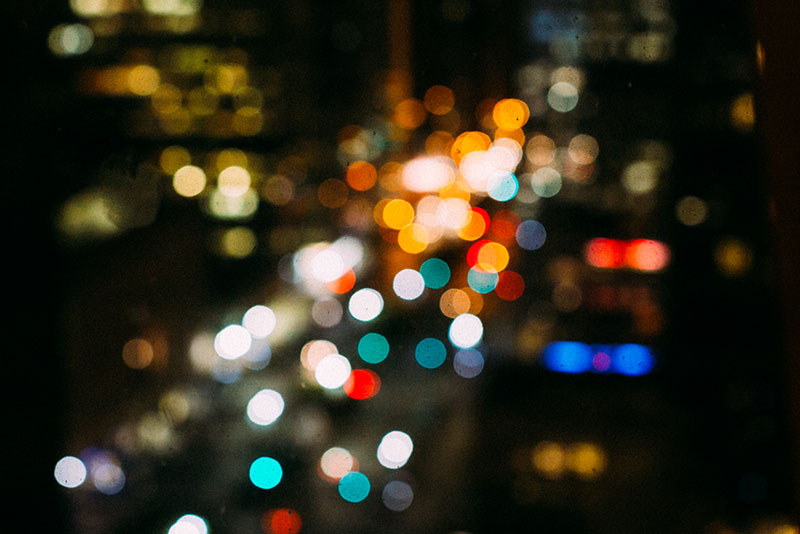
#> input picture M6 - Computer Vision/CV3 - Histograms, transformations and Bitwise ops/img/bokeh.jpg, 800 x 534 px
$ jupyter execute Histograms.ipynb   (shell and % lines are left out)
#> lines starting #> are read from the running program, lines starting #| are printed output that depends on the picture
# Computer Vision Histograms

### Import statements

[cell 1]
import cv2
import numpy as np
import matplotlib.pyplot as plt

## Histograms

[cell 2]
# Load some images, calculate and plot their color histograms, one color at the time
# try it with different color spaces BGR, HSV, etc
img = cv2.imread('img/bokeh.jpg')
#> img is the input picture: shape (534, 800, 3); mean B, G, R 28.9, 43.6, 48.9

def imshow(img):
    plt.figure(figsize = (10,7))
    plt.imshow(img)

rgb_img = cv2.cvtColor(img, cv2.COLOR_BGR2RGB)
imshow(rgb_img)

[Hint](# "cv2.calcHist")

[cell 3]
# Now try to plot all 3 channels at the same time, does the histogram give you an idea of what the image looks like?
hist_blue = cv2.calcHist([img],[0],None,[255],[0,255])
#> hist_blue = 255 values, max 51889 at index 3, min 20 at index 254, mean 1675
plt.plot(hist_blue, color='b')
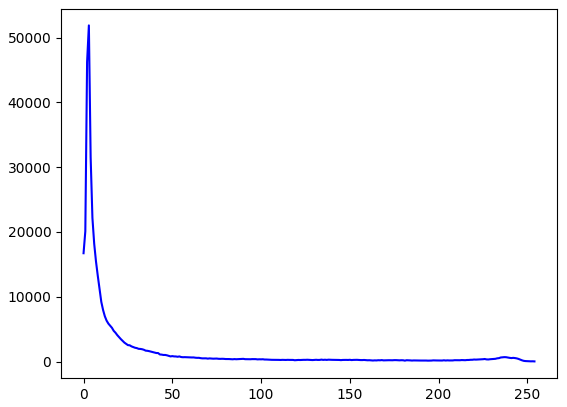
#> figure drawn by matplotlib, 1 panel; curve peaks at x = 3, y = 51889

[cell 4]
hist_green = cv2.calcHist([img],[1],None,[255],[0,255])
#> hist_green = 255 values, max 31018 at index 6, min 5 at index 252, mean 1675.2
plt.plot(hist_green, color='g')
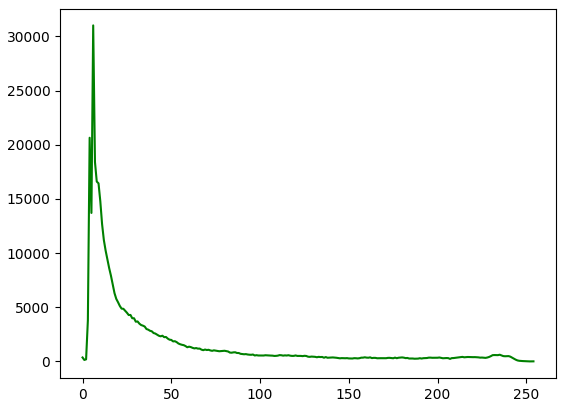
#> figure drawn by matplotlib, 1 panel; curve peaks at x = 6, y = 31018

[cell 5]
hist_red = cv2.calcHist([img],[2],None,[255],[0,255])
#> hist_red = 255 values, max 59151 at index 0, min 216 at index 222, mean 1656.7
plt.plot(hist_red, color='r')
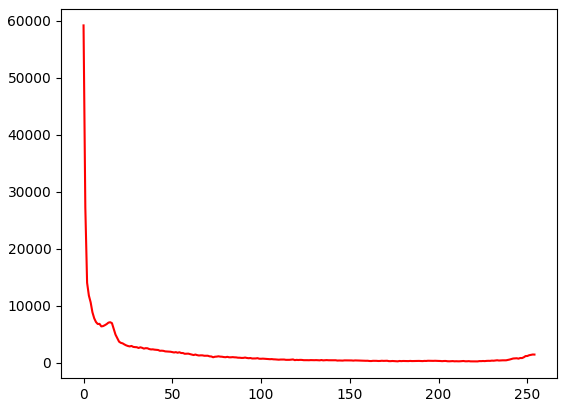
#> figure drawn by matplotlib, 1 panel; curve peaks at x = 0, y = 59151

[cell 6]
colors = ['b','g','r']
for i, color in enumerate(colors):
    histogram = cv2.calcHist([img],[i],None,[255],[0,255])
    plt.plot(histogram, color=color)
    plt.xlim(0,256)
plt.show()
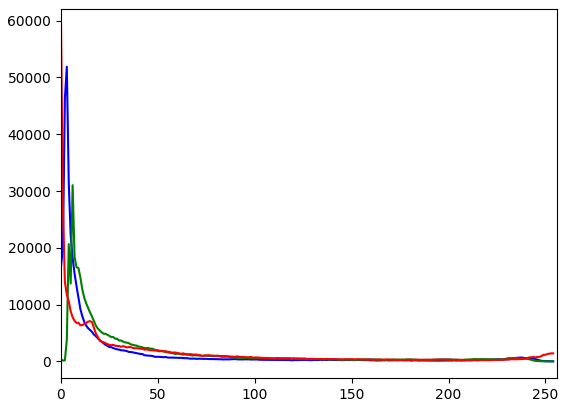
#> figure drawn by matplotlib, 1 panel; curve peaks at x = 3, y = 51889; curve peaks at x = 6, y = 31018; curve peaks at x = 0, y = 59151

$ run again, with M6 - Computer Vision/CV3 - Histograms, transformations and Bitwise ops/img/1.jpg copied over M6 - Computer Vision/CV3 - Histograms, transformations and Bitwise ops/img/bokeh.jpg
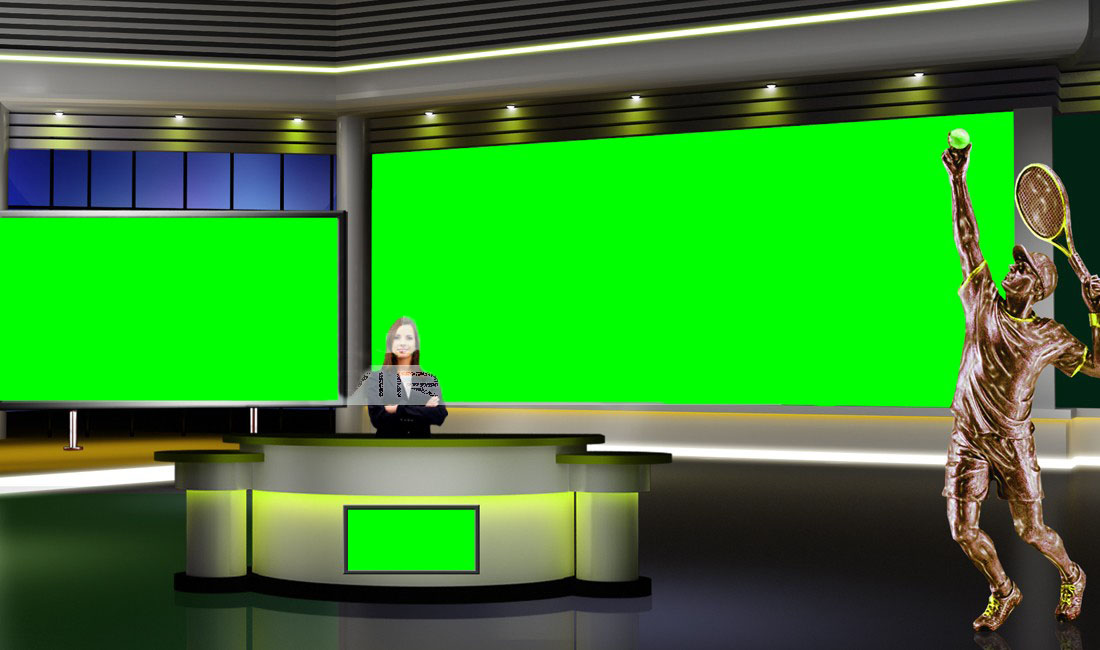
#> input picture M6 - Computer Vision/CV3 - Histograms, transformations and Bitwise ops/img/1.jpg, 1100 x 650 px
#> img is the input picture: shape (650, 1100, 3); mean B, G, R 46.7, 137.4, 55.6
#> hist_blue = 255 values, max 216707 at index 1, min 109 at index 225, mean 2793.8
#> hist_green = 255 values, max 9290 at index 34, min 238 at index 228, mean 1924.3
#> `[cell 4] hist_green = cv2.calcHist([img],[1],None,[255],[0,255]) plt.p..`:
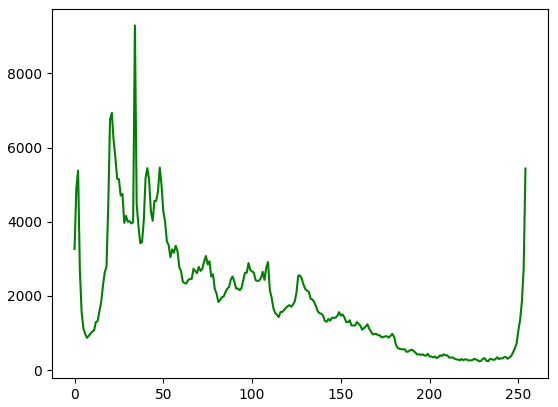
#> figure drawn by matplotlib, 1 panel; curve peaks at x = 34, y = 9290
#> hist_red = 255 values, max 221110 at index 0, min 138 at index 244, mean 2790
#> `plt.show()`:
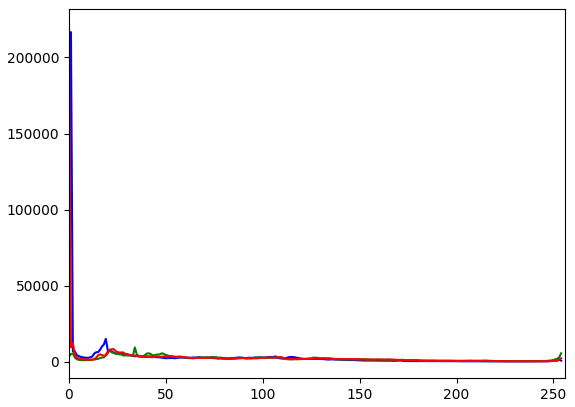
#> figure drawn by matplotlib, 1 panel; curve peaks at x = 1, y = 216707; curve peaks at x = 34, y = 9290; curve peaks at x = 0, y = 221110

$ run again, with M6 - Computer Vision/CV3 - Histograms, transformations and Bitwise ops/img/blue-flowers.jpg copied over M6 - Computer Vision/CV3 - Histograms, transformations and Bitwise ops/img/bokeh.jpg
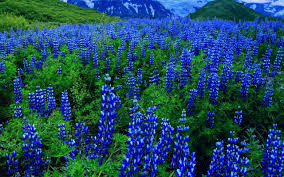
#> input picture M6 - Computer Vision/CV3 - Histograms, transformations and Bitwise ops/img/blue-flowers.jpg, 284 x 177 px
#> img is the input picture: shape (177, 284, 3); mean B, G, R 95.9, 74.3, 30.7
#> hist_blue = 255 values, max 1711 at index 0, min 48 at index 253, mean 194.5
#> hist_green = 255 values, max 837 at index 0, min 0 at index 222, mean 197.1
#> `[cell 4] hist_green = cv2.calcHist([img],[1],None,[255],[0,255]) plt.p..`:
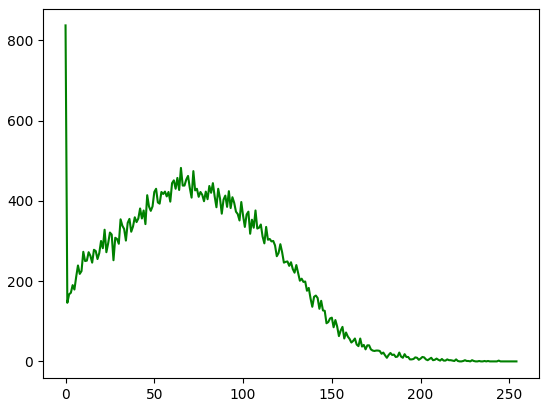
#> figure drawn by matplotlib, 1 panel; curve peaks at x = 0, y = 837
#> hist_red = 255 values, max 6361 at index 0, min 0 at index 170, mean 197.1
#> `plt.show()`:
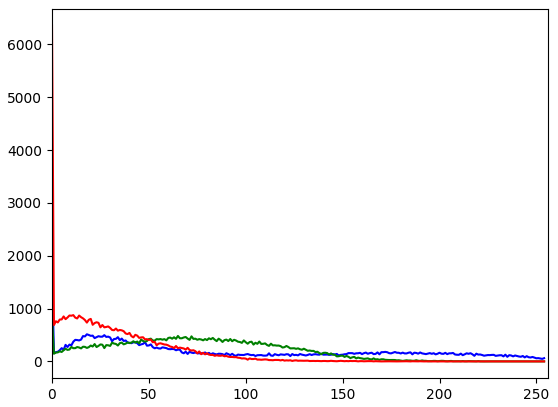
#> figure drawn by matplotlib, 1 panel; curve peaks at x = 0, y = 1711; curve peaks at x = 0, y = 837; curve peaks at x = 0, y = 6361
